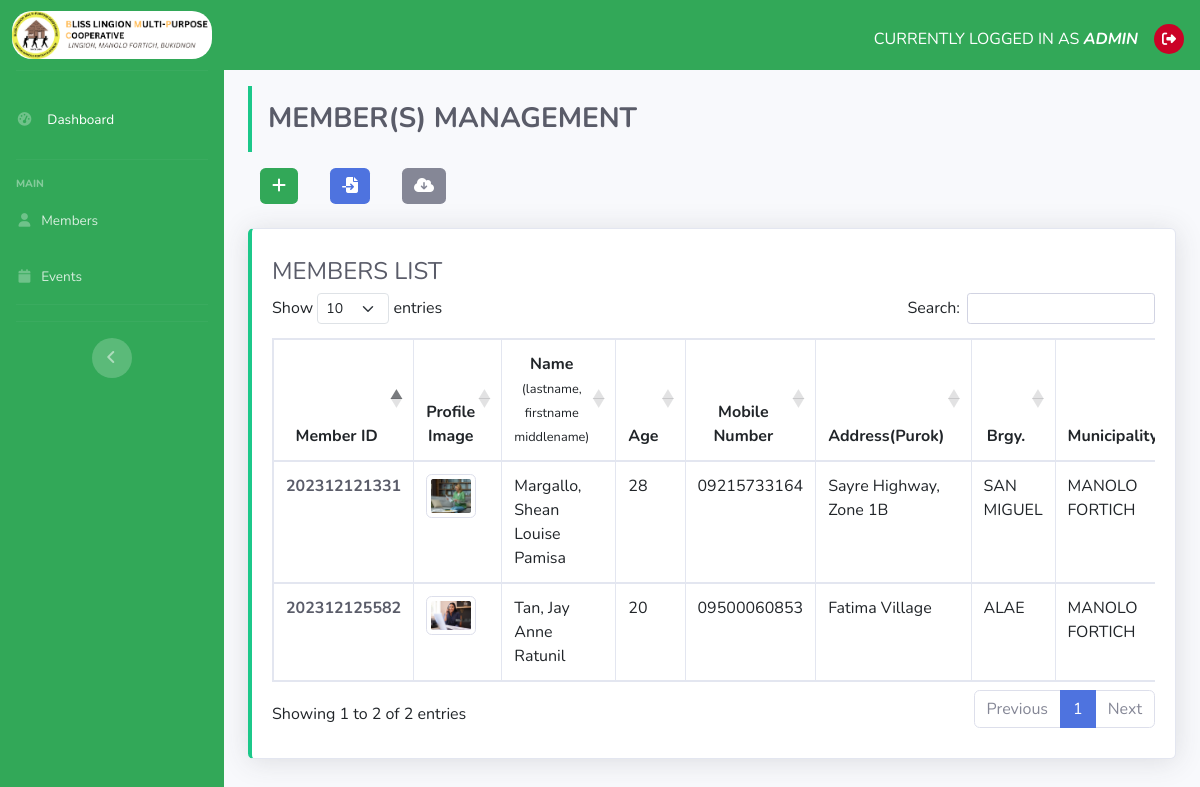
The page / (signed in) on the database its author committed.
### tables this page shows
CREATE TABLE `members_tbl` (
  `id` int NOT NULL,
  `mem_id` varchar(255) NOT NULL,
  `firstname` varchar(255) NOT NULL,
  `middlename` varchar(255) NOT NULL,
  `lastname` varchar(255) NOT NULL,
  `extension` varchar(255) NOT NULL,
  `dob` varchar(255) NOT NULL,
  `age` varchar(255) NOT NULL,
  `pob` varchar(255) NOT NULL,
  `civil_status` varchar(255) NOT NULL,
  `tin` varchar(255) NOT NULL,
  `mobile_number` varchar(255) NOT NULL,
  `email` varchar(255) NOT NULL,
  `address` varchar(255) NOT NULL DEFAULT 'None',
  `brgy` varchar(255) NOT NULL,
  `municipality` varchar(255) NOT NULL,
  `province` varchar(255) NOT NULL,
  `image_path` varchar(255) NOT NULL,
  `status` varchar(255) DEFAULT 'active',
  `region` varchar(255) NOT NULL
);

### index.php (the view, shortened to what this page needs)
<?php include('layouts/headers.php') ?>
<div class="container-fluid">
    <h3 class="text-dark border-left-success p-3" style="font-weight: bold;"> MEMBER(S) MANAGEMENT</h3>
    <div class="d-flex gap-2 mb-4">
        <div class="col-auto">
            <a class="btn btn-success btn" data-toggle="modal" title="Add new Member (Single Insertion)" data-target="#newMember"><i class="fa-solid fa-plus"></i></a>
        </div>
        <div class="col-auto">
            <button class="btn bg-primary text-white border-0 shadow-0" title="Import a CSV file" data-toggle="modal" data-target="#importModal"><i class="fa-solid fa-file-import"></i></button>
        </div>
        <div class="col-auto">
            <button class="btn bg-secondary text-white border-0 shadow-0" title="Download a CSV copy of data">
                <a href="./functions/export_members.php?type=excel" class="text-white"><i class="fa-solid fa-cloud-arrow-down"></i></a>
            </button>
        </div>
    </div>
    <div class="row">
        <div class="col-xl-12 col-md-12 mb-4">
            <div class="card border-left-success shadow h-100 py-2">
                <div class="card-body">
                    <div class="table-responsive">
                        <?php
                        include('functions/connection.php');
                        $sql = "SELECT * FROM members_tbl order by lastname ASC";
                        $result = $conn->query($sql);
                        ?>
                        <p class="text-dark h4">MEMBERS LIST</p>
                        <table class="table table-bordered" id="dataTable" width="100%" cellspacing="0">
                            <thead>
                                <tr>
                                    <th class="text-center">Member ID</th>
                                    <th class="text-center">Profile Image</th>
                                    <th class="text-center ">Name <span class="small">(lastname, firstname middlename)</span></th>
                                    <th class="text-center">Age</th>
                                    <th class="text-center">Mobile Number</th>
                                    <th class="text-center">Address(Purok)</th>
                                    <th class="text-center">Brgy.</th>
                                    <th class="text-center">Municipality</th>
                                </tr>
                            </thead>
                            <tbody>
                                <?php while ($row = $result->fetch_assoc()) : ?>
                                    <tr>
                                        <td class="text-left">
                                            <div class="d-flex align-items-center">
                                                <strong class="text-dark"><?= $row['mem_id'] ?></strong>
                                            </div>
                                        </td>
                                        <td class="text-left">
                                            <img src="<?= $row['image_path'] != '' ? "functions/" . $row['image_path'] : 'img/default-avatar.png' ?>" width="50" height="50" class="img-thumbnail" alt="Member Image" style="object-fit: cover;">
                                        </td>
                                        <td class="text-left">
                                            <?= $row['lastname'] ?>, <?= $row['firstname'] ?> <?= $row['middlename'] ?>
                                        </td>
                                        <td class="text-left">
                                            <?= $row['age'] ?>
                                        </td>
                                        <td class="text-left">
                                            <?= $row['mobile_number'] ?>
                                        </td>
                                        <td class="text-left">
                                            <?= $row['address'] ?>
                                        </td>
                                        <td class="text-left">
                                            <?= $row['brgy'] ?>
                                        </td>
                                        <td class="text-left">
                                            <?= $row['municipality'] ?>
                                        </td>
                                    </tr>
                                <?php endwhile; ?>
                            </tbody>
                        </table>
                    </div>
                </div>
            </div>
        </div>
    </div>
</div>
<?php include('layouts/footer.php'); ?>

### css/custom.css (style rules this page uses)
img { border: 20px solid dark; }

### layouts/headers.php (style rules this page uses)
.btn-success { background-color: #32a858; color: #fff; border: none; }

### rows shown on the page
members_tbl: mem "202312121331", image_path (picture), lastname "Margallo", firstname "Shean Louise", middlename "Pamisa", age "28", mobile_number "09215733164", address "Sayre Highway, Zone 1B", brgy "SAN MIGUEL", municipality "MANOLO FORTICH"
members_tbl: mem "202312125582", image_path (picture), lastname "Tan", firstname "Jay Anne", middlename "Ratunil", age "20", mobile_number "09500060853", address "Fatima Village", brgy "ALAE", municipality "MANOLO FORTICH"

### other values the page prints
$_SESSION['username'] "ADMIN"
